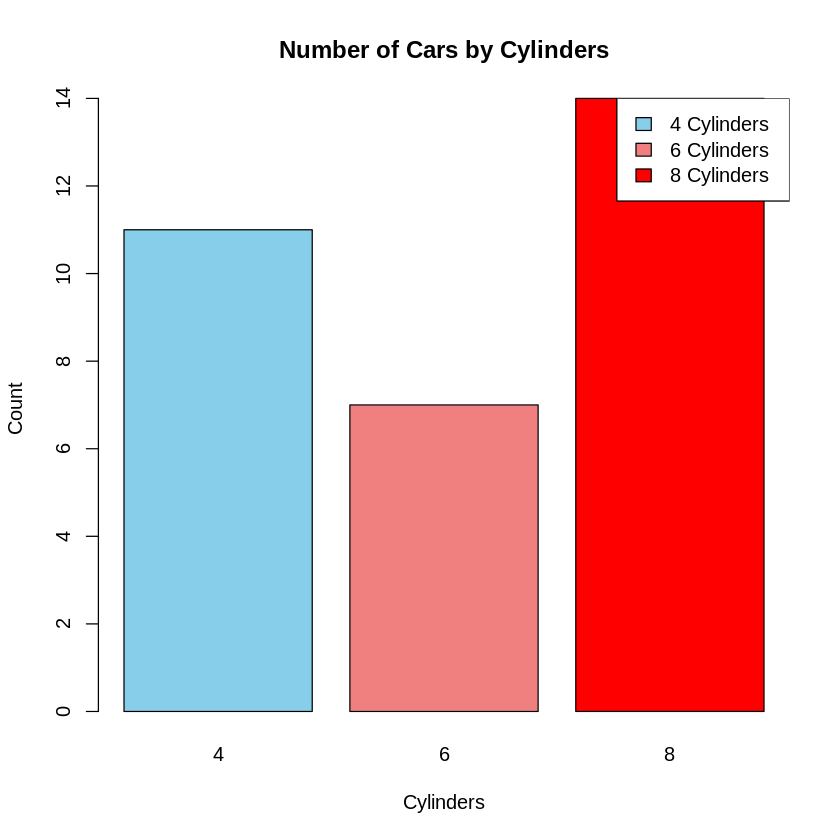

Recreate this plot in R.
counts <- table(mtcars$cyl)
barplot(counts, col = c("skyblue", "lightcoral", "red"),
        main = "Number of Cars by Cylinders",
        xlab = "Cylinders",
        ylab = "Count")

# Add a legend
legend("topright", legend = c("4 Cylinders", "6 Cylinders", "8 Cylinders"),
       fill = c("skyblue", "lightcoral", "red"))
